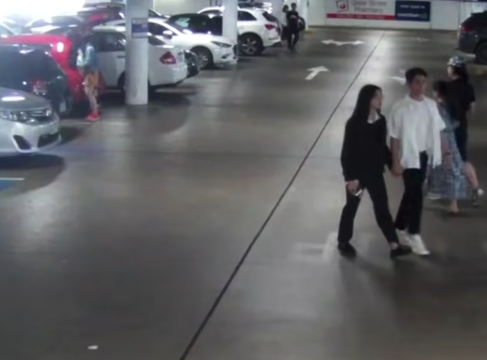
#> input picture 4.png, 487 x 360 px
$ jupyter execute Digital_Image_Forensics.ipynb   (older library calls are emulated)
#> lines starting #> are read from the running program, lines starting #| are printed output that depends on the picture; after the words box and inside, x2 and y2 are one past the last pixel; in counts of white or black regions, pixels touching at a corner belong together
# Digital Image Forensics
## Enhancing CCTV Footage for Criminal Investigation using Image Processing Techniques

---

| | |
|---|---|
| **Team Members** | SH Nihil Mukkesh |
| | Nikhil Jones A |
| | Rohan Gubba |
| | Siddartha |
| **Course** | Digital Image Processing |

---

### Abstract

This notebook demonstrates a forensic image enhancement workflow applied to a CCTV surveillance image from a parking lot. Using only traditional Digital Image Processing techniques — histogram equalization, spatial filtering, sharpening, bit-plane slicing, and edge detection — we systematically improve the visibility and quality of the footage to aid criminal investigation. No Machine Learning or Deep Learning models are used.

---
## 1 · Import Libraries

We use three core libraries:

| Library | Purpose |
|---|---|
| **OpenCV** (`cv2`) | Image reading, colour-space conversion, filtering, edge detection |
| **NumPy** | Fast array/matrix operations on pixel data |
| **Matplotlib** | Visualisation of images and histograms |
| **os** | Filesystem operations (creating output directories) |

[cell 1]
import cv2
import numpy as np
import matplotlib.pyplot as plt
import os

OUTPUT_DIR = "outputs"
os.makedirs(OUTPUT_DIR, exist_ok=True)

plt.rcParams.update({
    "figure.dpi": 120,
    "axes.titlesize": 12,
    "axes.titleweight": "bold",
    "figure.facecolor": "white",
})

print("Libraries imported successfully.")
print(f"OpenCV version : {cv2.__version__}")
print(f"NumPy  version : {np.__version__}")

---
## 2 · Read & Display the Original Image

The input is a single CCTV frame (`4.png`) captured from a parking-lot surveillance camera. Before applying any enhancement we inspect the raw image and its basic properties — resolution, height, width, and number of colour channels.

OpenCV reads images in **BGR** order, so we convert to **RGB** for correct Matplotlib display.

[cell 2]
def load_image(path: str) -> np.ndarray:
    """Load an image from disk and return it in RGB colour space."""
#> called with path = '4.png'
    if not os.path.isfile(path):
        raise FileNotFoundError(f"Image not found: {path}")
    img_bgr = cv2.imread(path)
#> img_bgr is the input picture: shape (360, 487, 3); mean B, G, R 100.8, 97.5, 97.1
    img_rgb = cv2.cvtColor(img_bgr, cv2.COLOR_BGR2RGB)
    return img_rgb


IMAGE_PATH = "4.png"
original = load_image(IMAGE_PATH)

height, width, channels = original.shape
#> height = 360; width = 487; channels = 3
print(f"Resolution : {width} × {height}")
#| Resolution : 487 × 360
print(f"Height     : {height} px")
#| Height     : 360 px
print(f"Width      : {width} px")
#| Width      : 487 px
print(f"Channels   : {channels}")
#| Channels   : 3

fig, ax = plt.subplots(figsize=(8, 6))
ax.imshow(original)
ax.set_title("Original CCTV Image")
ax.axis("off")
plt.tight_layout()
plt.show()

---
## 3 · Convert to Grayscale

### Why grayscale?

Colour images contain three channels (R, G, B), tripling the data volume. Many classical DIP operations — histogram equalization, gradient-based edge detection, bit-plane slicing — are defined on **single-channel** intensity images.

**Mathematical intuition:**
The luminance (grayscale) value is a weighted sum of the colour channels that matches human perception:

$$Y = 0.299\,R + 0.587\,G + 0.114\,B$$

### Forensic relevance

Converting to grayscale removes colour bias caused by artificial lighting (sodium-vapour lamps, LEDs) commonly found in parking lots, letting investigators focus on structural details — shapes, textures, and edges.

[cell 3]
def convert_to_gray(image: np.ndarray) -> np.ndarray:
    """Convert an RGB image to grayscale."""
    return cv2.cvtColor(image, cv2.COLOR_RGB2GRAY)


gray = convert_to_gray(original)
cv2.imwrite(os.path.join(OUTPUT_DIR, "grayscale.png"), gray)

fig, axes = plt.subplots(1, 2, figsize=(12, 5))
axes[0].imshow(original)
axes[0].set_title("Original")
axes[0].axis("off")
axes[1].imshow(gray, cmap="gray")
axes[1].set_title("Grayscale")
axes[1].axis("off")
plt.tight_layout()
plt.show()
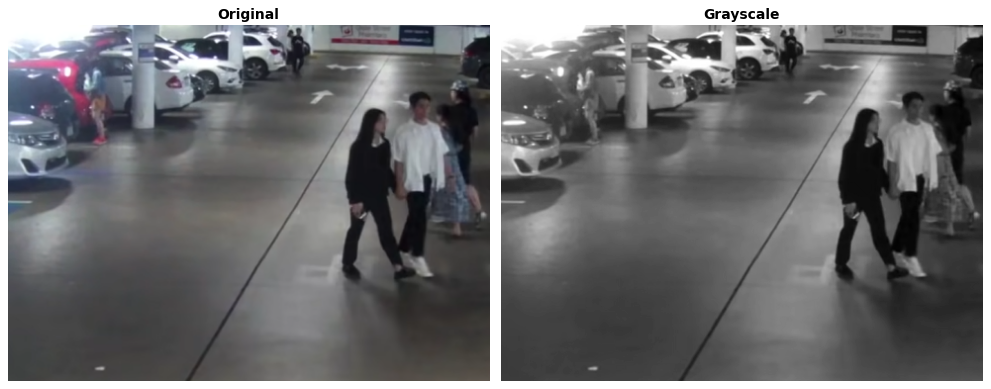
#> figure drawn by matplotlib, 2 panels

---
## 4 · Histogram Analysis

### What is a histogram?

An image histogram counts how many pixels fall into each of the 256 intensity bins (0 – 255). It reveals:

| Pattern | Meaning |
|---|---|
| Pixels clustered near 0 | Image is **dark / underexposed** |
| Pixels clustered near 255 | Image is **bright / overexposed** |
| Narrow spread | **Low contrast** |
| Wide, uniform spread | **Good contrast** |

### Forensic relevance

CCTV cameras often capture images in poor lighting. A histogram tells us *how much* contrast improvement is needed before we apply equalization.

[cell 4]
def plot_histogram(image: np.ndarray, title: str = "Histogram",
                   color: str = "steelblue") -> None:
    """Plot the intensity histogram of a grayscale image."""
#> called with title = 'Histogram of Grayscale Image', color = 'steelblue'
    hist = cv2.calcHist([image], [0], None, [256], [0, 256]).flatten()
#> hist = 256 values, max 2702 at index 69, min 0 at index 0, mean 684.8
    fig, ax = plt.subplots(figsize=(8, 3))
    ax.fill_between(range(256), hist, color=color, alpha=0.7)
    ax.set_title(title)
    ax.set_xlabel("Pixel Intensity")
    ax.set_ylabel("Frequency")
    ax.set_xlim([0, 255])
    plt.tight_layout()
    plt.show()


plot_histogram(gray, title="Histogram of Grayscale Image")

print(f"Mean intensity   : {gray.mean():.2f}")
#| Mean intensity   : 97.76
print(f"Std deviation    : {gray.std():.2f}")
#| Std deviation    : 43.62
print(f"Min / Max        : {gray.min()} / {gray.max()}")
#| Min / Max        : 6 / 255

---
## 5 · Histogram Equalization

### Why?

Histogram Equalization redistributes pixel intensities so that the histogram becomes approximately **uniform**. This stretches the dynamic range and significantly improves contrast — critical for footage captured in dimly lit parking lots.

### Mathematical intuition

For an image with $L = 256$ levels and $N$ total pixels, the transformation is:

$$s_k = (L - 1) \sum_{j=0}^{k} \frac{n_j}{N}$$

where $n_j$ is the number of pixels at intensity $j$. This is essentially the **cumulative distribution function (CDF)** scaled to $[0, 255]$.

### Forensic relevance

After equalization, previously invisible details in dark regions (shadows under vehicles, faces in low light) become visible to investigators.

[cell 5]
def equalize_image(image: np.ndarray) -> np.ndarray:
    """Apply histogram equalization to a grayscale image."""
    return cv2.equalizeHist(image)
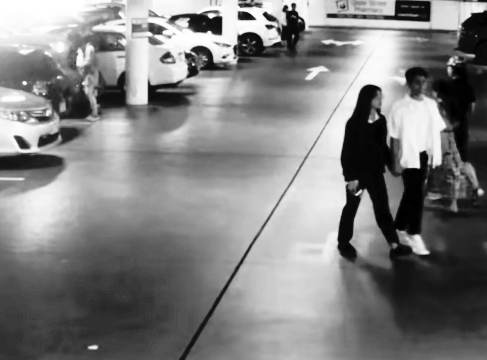
#> returned value: shape (360, 487); min 0, max 255, mean 128.5


equalized = equalize_image(gray)
cv2.imwrite(os.path.join(OUTPUT_DIR, "histogram_equalized.png"), equalized)

# Before vs After
fig, axes = plt.subplots(1, 2, figsize=(12, 5))
axes[0].imshow(gray, cmap="gray")
axes[0].set_title("Before Equalization")
axes[0].axis("off")
axes[1].imshow(equalized, cmap="gray")
axes[1].set_title("After Equalization")
axes[1].axis("off")
plt.tight_layout()
plt.show()

# Histogram comparison
fig, axes = plt.subplots(1, 2, figsize=(14, 3))
hist_before = cv2.calcHist([gray], [0], None, [256], [0, 256]).flatten()
#> hist_before has the same summary as hist in plot_histogram
hist_after  = cv2.calcHist([equalized], [0], None, [256], [0, 256]).flatten()
#> hist_after = 256 values, max 2702 at index 66, min 0 at index 5, mean 684.8
axes[0].fill_between(range(256), hist_before, color="steelblue", alpha=0.7)
axes[0].set_title("Histogram — Before")
axes[0].set_xlim([0, 255])
axes[1].fill_between(range(256), hist_after, color="coral", alpha=0.7)
axes[1].set_title("Histogram — After")
axes[1].set_xlim([0, 255])
plt.tight_layout()
plt.show()
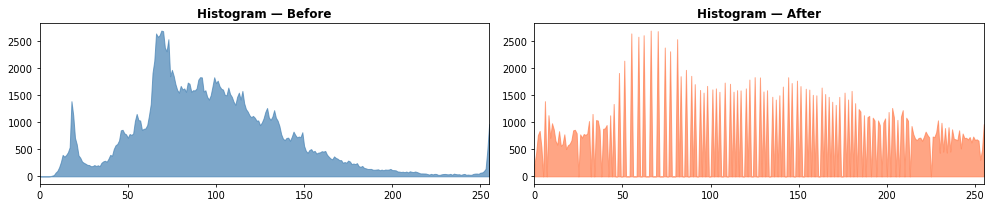
#> figure drawn by matplotlib, 2 panels

---
## 6 · Image Smoothing (Spatial Filtering)

Noise is inevitable in CCTV footage due to low-cost sensors, compression artefacts, and poor lighting. Smoothing filters suppress noise before further analysis.

### Filters used

| Filter | Kernel idea | Best for |
|---|---|---|
| **Average (Box)** | Every neighbour contributes equally: $h(x,y) = \dfrac{1}{k^2}$ | General noise reduction |
| **Gaussian** | Neighbours weighted by a 2-D Gaussian: $G(x,y) = \dfrac{1}{2\pi\sigma^2} e^{-\frac{x^2+y^2}{2\sigma^2}}$ | **Gaussian (sensor) noise** |
| **Median** | Replaces pixel with the **median** of the neighbourhood (non-linear) | **Salt-and-pepper noise** |

### Forensic relevance

Denoising the image makes subsequent steps (sharpening, edge detection) more reliable, reducing false edges caused by noise.

[cell 6]
def average_filter(image: np.ndarray, ksize: int = 5) -> np.ndarray:
    """Apply an average (box) filter."""
#> called with ksize = 5
    return cv2.blur(image, (ksize, ksize))


def gaussian_filter(image: np.ndarray, ksize: int = 5,
                    sigma: float = 1.0) -> np.ndarray:
    """Apply a Gaussian low-pass filter."""
#> called with ksize = 5, sigma = 1
    return cv2.GaussianBlur(image, (ksize, ksize), sigma)


def median_filter(image: np.ndarray, ksize: int = 5) -> np.ndarray:
    """Apply a median filter."""
#> called with ksize = 5
    return cv2.medianBlur(image, ksize)


avg   = average_filter(gray)
gauss = gaussian_filter(gray)
med   = median_filter(gray)

cv2.imwrite(os.path.join(OUTPUT_DIR, "average.png"), avg)
cv2.imwrite(os.path.join(OUTPUT_DIR, "gaussian.png"), gauss)
cv2.imwrite(os.path.join(OUTPUT_DIR, "median.png"), med)

fig, axes = plt.subplots(1, 4, figsize=(16, 4))
titles = ["Original (Gray)", "Average Filter", "Gaussian Filter", "Median Filter"]
images = [gray, avg, gauss, med]

for ax, img, title in zip(axes, images, titles):
    ax.imshow(img, cmap="gray")
    ax.set_title(title)
    ax.axis("off")
#> this loop made 4 passes
#> title on passes 1 to 4: 'Original (Gray)', 'Average Filter', 'Gaussian Filter', 'Median Filter'

plt.tight_layout()
plt.show()

print("• Gaussian filter is most effective at removing Gaussian (sensor) noise.")
print("• Median filter is most effective at removing salt-and-pepper noise.")

---
## 7 · Image Sharpening

Sharpening enhances edges and fine details by amplifying high-frequency components. Two classical approaches are used:

### Laplacian Filter

The **Laplacian** is a second-order derivative operator:

$$\nabla^2 f = \frac{\partial^2 f}{\partial x^2} + \frac{\partial^2 f}{\partial y^2}$$

We subtract the Laplacian from the original to sharpen:
$g(x,y) = f(x,y) - c\,\nabla^2 f(x,y)$

### Unsharp Masking

1. Create a blurred copy $\bar{f}$ (Gaussian blur).
2. Compute the "unsharp mask": $m = f - \bar{f}$
3. Add it back: $g = f + k \cdot m$, where $k$ controls sharpening strength.

### Forensic relevance

Sharpening can recover blurred text on licence plates, bring out facial features, and make weapon outlines distinguishable.

[cell 7]
def laplacian_sharpen(image: np.ndarray) -> np.ndarray:
    """Sharpen an image using the Laplacian operator."""
    laplacian = cv2.Laplacian(image, cv2.CV_64F)
    sharpened = np.clip(image.astype(np.float64) - laplacian, 0, 255)
    return sharpened.astype(np.uint8)


def unsharp_mask(image: np.ndarray, ksize: int = 5,
                 sigma: float = 1.0, strength: float = 1.5) -> np.ndarray:
    """Sharpen an image using Unsharp Masking."""
#> called with ksize = 5, sigma = 1, strength = 1.5
    blurred = cv2.GaussianBlur(image, (ksize, ksize), sigma)
    mask = image.astype(np.float64) - blurred.astype(np.float64)
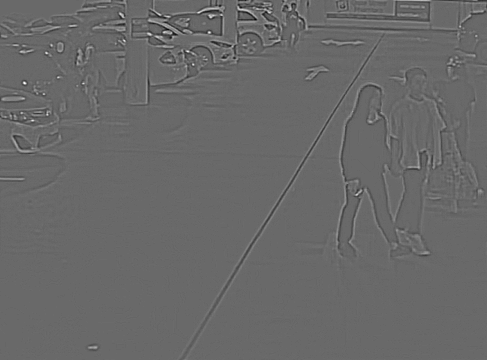
#> mask: shape (360, 487) float64; min -43, max 61, mean 0; drawn with min black and max white
    sharpened = np.clip(image.astype(np.float64) + strength * mask, 0, 255)
    return sharpened.astype(np.uint8)


lap     = laplacian_sharpen(gray)
unsharp = unsharp_mask(gray)

cv2.imwrite(os.path.join(OUTPUT_DIR, "laplacian.png"), lap)
cv2.imwrite(os.path.join(OUTPUT_DIR, "unsharp.png"), unsharp)

fig, axes = plt.subplots(1, 3, figsize=(15, 5))
titles = ["Original (Gray)", "Laplacian Sharpened", "Unsharp Masking"]
images = [gray, lap, unsharp]

for ax, img, title in zip(axes, images, titles):
    ax.imshow(img, cmap="gray")
    ax.set_title(title)
    ax.axis("off")
#> this loop made 3 passes

plt.tight_layout()
plt.show()

---
## 8 · Bit-Plane Slicing

### Concept

Every grayscale pixel is an 8-bit integer (0–255). We can decompose each pixel into **8 binary planes**:

$$I(x,y) = \sum_{k=0}^{7} b_k(x,y) \cdot 2^k$$

- **Bit 0 (LSB):** Carries the least perceptual weight — mostly noise.
- **Bit 7 (MSB):** Carries the most perceptual weight — the dominant structure of the image.

### Forensic relevance

- **MSB planes (5–7)** reveal the structural content and can highlight hidden or obscured features.
- **LSB planes (0–2)** can expose **steganographic data** — hidden messages or watermarks embedded in the image — which is a direct application in digital forensics.

[cell 8]
def bit_plane_slice(image: np.ndarray) -> list:
    """Extract all 8 bit planes from a grayscale image."""
    planes = []
    for k in range(8):
        plane = ((image >> k) & 1) * 255
        planes.append(plane.astype(np.uint8))
#> this loop made 8 passes
#> pass 1, in bit_plane_slice, `plane = ((image >> k) & 1) * 255`:
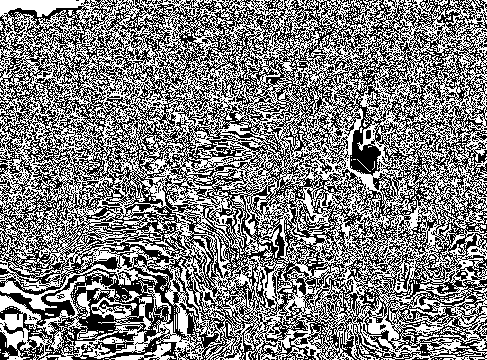
#> plane: shape (360, 487); 50.2% white; black in thin lines or dots
#> after the loop:
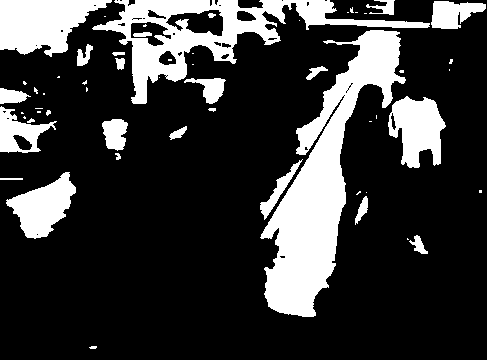
#> plane: shape (360, 487); 21.8% white; 57 white regions (30 under 20 px), largest, box (x1, y1, x2, y2) and area: (260, 30, 406, 317) 14418, (92, 0, 430, 104) 8689, (0, 0, 112, 57) 4153
#> after the loop, planes = 8 items
    return planes


planes = bit_plane_slice(gray)
#> planes = 8 items
cv2.imwrite(os.path.join(OUTPUT_DIR, "bitplane7.png"), planes[7])

fig, axes = plt.subplots(2, 4, figsize=(16, 8))
for idx, ax in enumerate(axes.flat):
    ax.imshow(planes[idx], cmap="gray")
    ax.set_title(f"Bit Plane {idx}")
    ax.axis("off")

plt.suptitle("Bit-Plane Slicing (Bit 0 = LSB  →  Bit 7 = MSB)",
             fontsize=14, fontweight="bold", y=1.02)
plt.tight_layout()
plt.show()
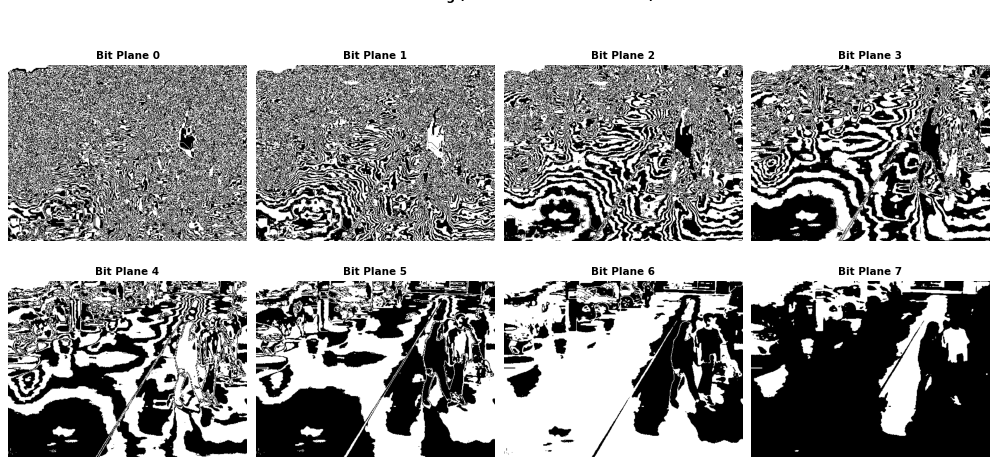
#> figure drawn by matplotlib, 8 panels

---
## 9 · Edge Detection

### Why edges matter

Edges correspond to object boundaries — the outlines of people, vehicles, licence plates, and weapons. Detecting them is a fundamental step in object identification.

### Operators used

| Operator | Description |
|---|---|
| **Sobel X** | Approximates $\partial f / \partial x$ — detects **vertical** edges |
| **Sobel Y** | Approximates $\partial f / \partial y$ — detects **horizontal** edges |
| **Sobel Magnitude** | $M = \sqrt{G_x^2 + G_y^2}$ — combined gradient magnitude |
| **Canny** | Multi-stage detector: Gaussian smoothing → gradient → non-max suppression → hysteresis thresholding. Produces thin, well-connected edges. |

### Forensic relevance

Edge maps can isolate object contours even in low-contrast footage, helping investigators identify suspects, weapons, or vehicle silhouettes that are not obvious in the raw image.

[cell 9]
def detect_edges(image: np.ndarray,
                 canny_low: int = 50,
                 canny_high: int = 150) -> dict:
    """Apply Sobel and Canny edge detectors."""
#> called with canny_low = 50, canny_high = 150
    sobel_x = cv2.Sobel(image, cv2.CV_64F, 1, 0, ksize=3)
    sobel_y = cv2.Sobel(image, cv2.CV_64F, 0, 1, ksize=3)
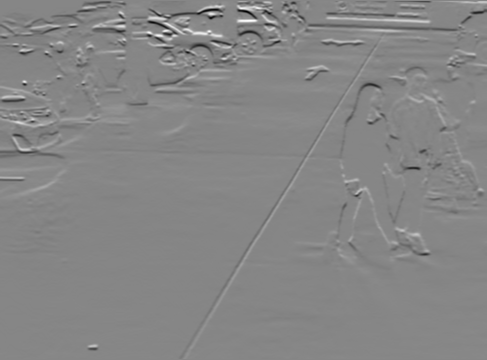
#> sobel_y: shape (360, 487) float64; min -693, max 622, mean -1.6; drawn with min black and max white

    sobel_x_abs = cv2.convertScaleAbs(sobel_x)
    sobel_y_abs = cv2.convertScaleAbs(sobel_y)

    sobel_mag = cv2.magnitude(sobel_x, sobel_y)
    sobel_mag = np.clip(sobel_mag, 0, 255).astype(np.uint8)
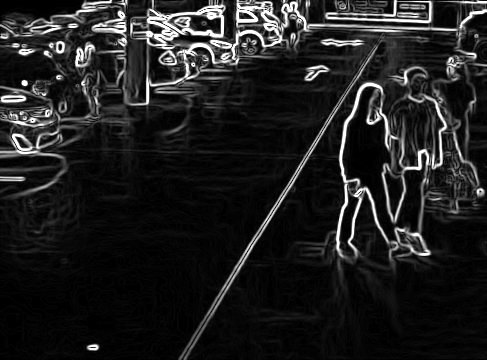
#> sobel_mag: shape (360, 487); min 0, max 255, mean 31.8

    canny = cv2.Canny(image, canny_low, canny_high)
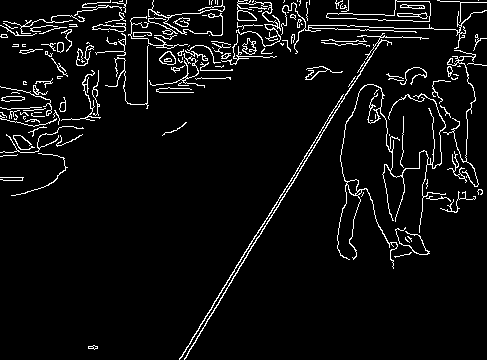
#> canny: shape (360, 487); 5.4% white in thin lines or dots

    return {
        "sobel_x":   sobel_x_abs,
        "sobel_y":   sobel_y_abs,
        "sobel_mag": sobel_mag,
        "canny":     canny,
    }


edges = detect_edges(gray)
#> edges = 4 items
cv2.imwrite(os.path.join(OUTPUT_DIR, "canny.png"), edges["canny"])

fig, axes = plt.subplots(1, 4, figsize=(16, 4))
edge_titles = ["Sobel X", "Sobel Y", "Sobel Magnitude", "Canny"]
edge_imgs   = [edges["sobel_x"], edges["sobel_y"],
               edges["sobel_mag"], edges["canny"]]

for ax, img, title in zip(axes, edge_imgs, edge_titles):
    ax.imshow(img, cmap="gray")
    ax.set_title(title)
    ax.axis("off")
#> this loop made 4 passes

plt.tight_layout()
plt.show()

---
## 10 · Comparison Panel

A consolidated view of every enhancement technique applied in this notebook, enabling a quick visual comparison for investigators.

[cell 10]
def comparison_plot(images: list, titles: list,
                    cols: int = 4, figsize: tuple = (18, 9)) -> None:
    """Display multiple images in a grid with titles."""
#> called with cols = 4, figsize = (18, 9)
    rows = int(np.ceil(len(images) / cols))
#> rows = 2
    fig, axes = plt.subplots(rows, cols, figsize=figsize)
    axes = axes.flat

    for idx, (img, title) in enumerate(zip(images, titles)):
        if img.ndim == 3:
            axes[idx].imshow(img)
        else:
            axes[idx].imshow(img, cmap="gray")
        axes[idx].set_title(title)
        axes[idx].axis("off")
#> this loop made 8 passes

    for idx in range(len(images), len(list(axes))):
        fig.delaxes(axes[idx])
#> this loop made 0 passes

    plt.suptitle("Enhancement Techniques — Comparison Panel",
                 fontsize=15, fontweight="bold", y=1.02)
    plt.tight_layout()
    plt.show()


comparison_images = [
    original, equalized, gauss, med,
    lap, unsharp, planes[7], edges["canny"],
]

comparison_titles = [
    "Original", "Histogram Equalized", "Gaussian Filter", "Median Filter",
    "Laplacian Sharpened", "Unsharp Masking", "Bit Plane 7 (MSB)", "Canny Edge Detection",
]

comparison_plot(comparison_images, comparison_titles)
